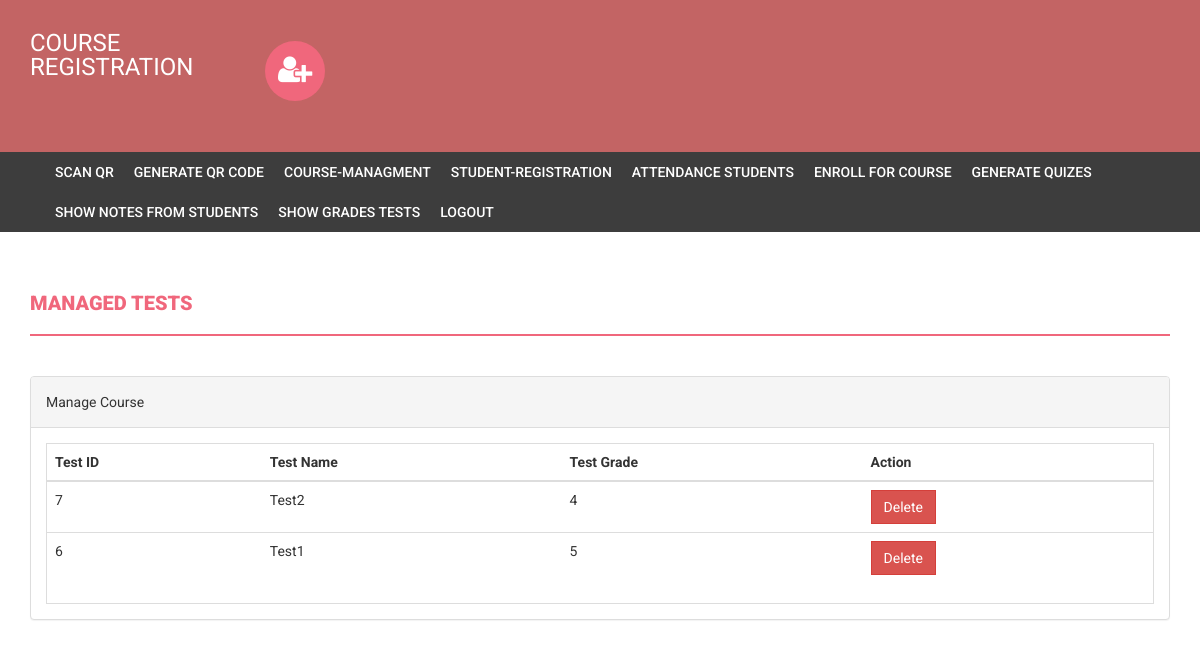
Page /grade.php (signed in) on the committed database.
### tables this page shows
CREATE TABLE `marks` (
  `mark_id` int(11) NOT NULL,
  `test_name` varchar(11) NOT NULL,
  `grade` int(11) NOT NULL
);

### grade.php (the view, shortened to what this page needs)
<?php
if (strlen($_SESSION['alogin']) == 0) {
    header('location:index.php');
} else {
    ?>
<!DOCTYPE html>
<html xmlns="http://www.w3.org/1999/xhtml">
<head>
<link href="assets/css/bootstrap.css" rel="stylesheet" />
<link href="assets/css/font-awesome.css" rel="stylesheet" />
<link href="assets/css/style.css" rel="stylesheet" />
</head>
<body>
<?php include('includes/header.php');?>
<?php
if ($_SESSION['alogin'] != "") {
        include ('includes/menubar.php');
    }
    ?>
	<div class="content-wrapper">
		<div class="content-wrapper">
			<div class="container">
				<div class="row">
					<div class="col-md-12">
						<h1 class="page-head-line">Managed Tests</h1>
					</div>
				</div>
				<div class="row">
					<div class="col-md-12">
						<div class="panel panel-default">
							<div class="panel-heading">Manage Course</div>
							<div class="panel-body">
								<div class="table-responsive table-bordered">
									<table class="table">
										<thead>
											<tr>
												<th>Test ID</th>
												<th>Test Name</th>
												<th>Test Grade</th>
												<th>Action</th>
											</tr>
										</thead>
										<tbody>
<?php
    $sql = mysql_query("select * from marks");
    while ($row = mysql_fetch_array($sql)) {
        ?>
                                        <tr>
												<td><?php echo htmlentities($row['mark_id']);?></td>
												<td><?php echo htmlentities($row['test_name']);?></td>
												<td><?php echo htmlentities($row['grade']);?></td>
												<td> <a
													href=grade.php?id=<?php echo $row['mark_id']?>&del=delete"
													onClick="return confirm('Are you sure you want to delete?')">
														<button class="btn btn-danger">Delete</button>
												</a> </td>
											</tr>
<?php
    }
    ?>
                                    </tbody>
									</table>
								</div>
							</div>
						</div>
					</div>
				</div>
			</div>
		</div>
	</div>
</body>
</html>
<?php } ?>

### assets/css/style.css (style rules this page uses)
body { font-family: 'Roboto', sans-serif; line-height: 30px; }
.content-wrapper { margin-top: 40px; min-height: 600px; padding-bottom: 60px; }
.page-head-line { font-weight: 900; padding-bottom: 20px; border-bottom: 2px solid #F0677C; text-transform: uppercase; color: #F0677C; font-size: 20px; margin-bottom: 40px; }
.btn { border-radius: 0px; -webkit-border-radius: 0px; -moz-border-radius: 0px; }

### rows in the picture
marks: mark_id "7", test_name "Test2", grade "4"
marks: mark_id "6", test_name "Test1", grade "5"
